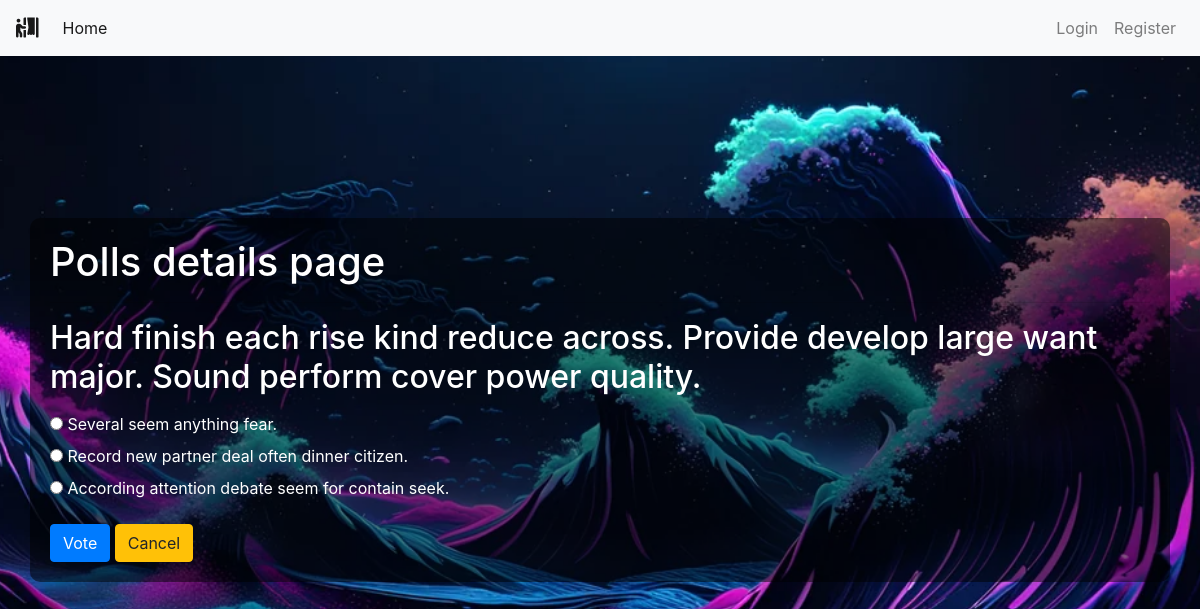
Page /polls/3/ on the committed database.
### polls/models.py (models this page shows, shortened)
class Poll(models.Model):
    owner = models.ForeignKey(User, on_delete=models.CASCADE)
    text = models.TextField()
    pub_date = models.DateTimeField(default=timezone.now)
    active = models.BooleanField(default=True)
    created_at = models.DateTimeField(auto_now_add=True)
    def __str__(self):
        return self.text

class Choice(models.Model):
    poll = models.ForeignKey(Poll, on_delete=models.CASCADE)
    choice_text = models.CharField(max_length=255)
    created_at = models.DateTimeField(auto_now_add=True)
    updated_at = models.DateTimeField(auto_now=True)

### polls/views.py (the view)
# urls.py: path('<int:poll_id>/', views.poll_detail, name='detail'),
def poll_detail(request, poll_id):
    poll = get_object_or_404(Poll, id=poll_id)
    if not poll.active:
        return render(request, 'polls/poll_result.html', {'poll': poll})
    loop_count = poll.choice_set.count()
    context = {
        'poll': poll,
        'loop_time': range(0, loop_count),
    }
    return render(request, 'polls/poll_detail.html', context)

### polls/templates/polls/poll_detail.html (shortened to what this page needs)
{% extends 'base.html' %}
{% load static %}
{% block custom_css %}
<link rel="stylesheet" href="{% static 'css/styles1.css' %}">
{% endblock custom_css %}
{% block content %}
<div class="container">
    <h1>Polls details page</h1>
    <hr>
    <h2 class="mt-3 mb-3">{{ poll }}</h2>
    <form action="{% url 'polls:vote' poll.id %}" method="POST">
        {% for choice in poll.choice_set.all %}
        <input type="radio" name="choice" id="choice{{ forloop.counter }}" value="{{ choice.id }}">
        <label for="choice{{ forloop.counter }}">{{ choice.choice_text }}</label>
        <br>
        {% endfor %}
        <input type="submit" value="Vote" class="btn btn-primary mt-3">
        <a class="btn btn-warning mt-3" href="{% url 'polls:list' %}" role="button">Cancel</a>
    </form>
</div>
{% endblock content %}

### static/css/styles1.css (style rules this page uses)
html, body { height: 100%; margin: 0; padding: 0; }
body { background-image: url('1.jpg'); background-size: cover; background-position: center; display: flex; justify-content: center; align-items: center; }
form { width: 100%; max-width: 400px; }
h2, label, h1, h3 { color: white; }
.container { background-color: rgba(0, 0, 0, 0.5); padding: 20px; border-radius: 10px; }

### rows in the picture
Poll: text "Hard finish each rise kind reduce across. Provide develop large want major. Sound perform cover power quality."
Choice: choice_text "Several seem anything fear."
Choice: choice_text "Record new partner deal often dinner citizen."
Choice: choice_text "According attention debate seem for contain seek."
